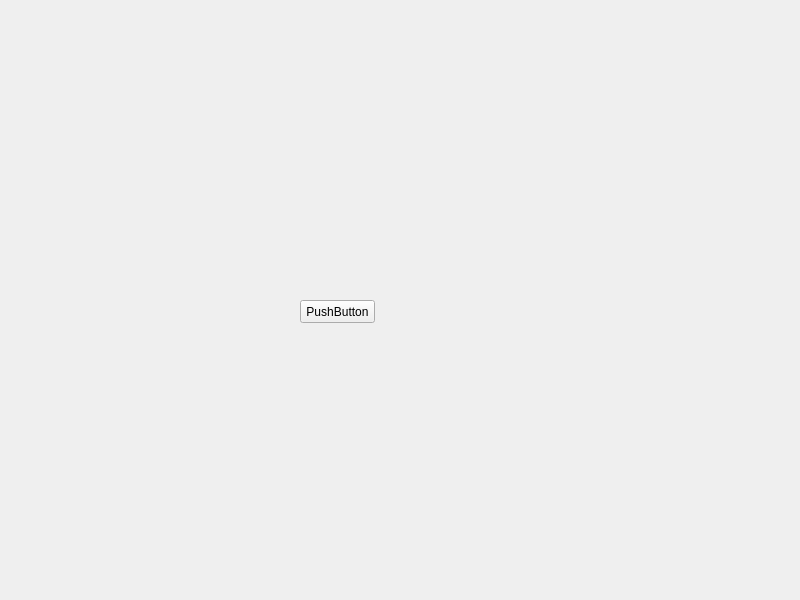
<?xml version="1.0" encoding="UTF-8"?>
<ui version="4.0">
 <class>hellowworld</class>
 <widget class="QWidget" name="hellowworld">
  <property name="geometry">
   <rect>
    <x>0</x>
    <y>0</y>
    <width>800</width>
    <height>600</height>
   </rect>
  </property>
  <property name="windowTitle">
   <string>hellowworld</string>
  </property>
  <widget class="QPushButton" name="pushButton">
   <property name="geometry">
    <rect>
     <x>300</x>
     <y>300</y>
     <width>75</width>
     <height>23</height>
    </rect>
   </property>
   <property name="text">
    <string>PushButton</string>
   </property>
  </widget>
 </widget>
 <resources/>
 <connections/>
</ui>
